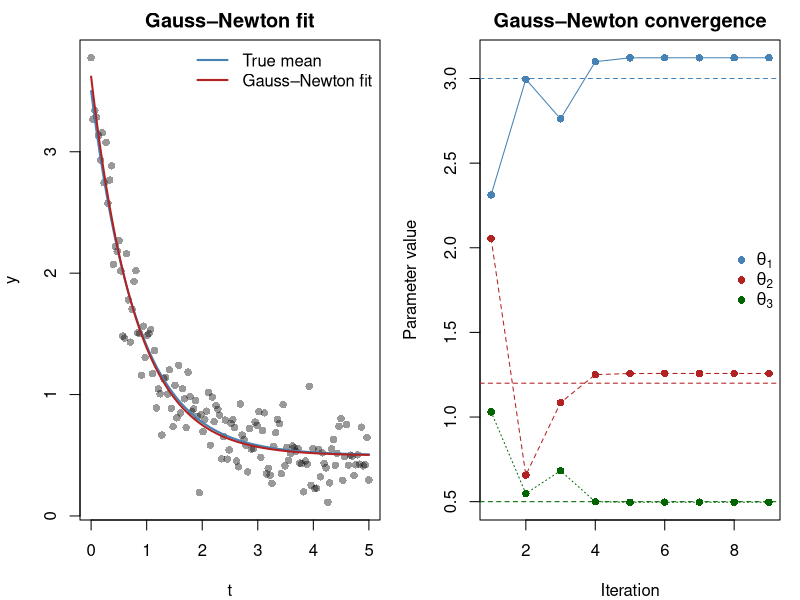

Write R code to recreate this figure.
## ===============================
## 1. Generate data
## ===============================

set.seed(42)

n <- 150
t <- seq(0, 5, length.out = n)

theta_true <- c(theta1 = 3, theta2 = 1.2, theta3 = 0.5)
sigma <- 0.2

mu <- theta_true[1] * exp(-theta_true[2] * t) + theta_true[3]
y  <- mu + rnorm(n, 0, sigma)

## ===============================
## 2. Model and residuals
## ===============================

model_mean <- function(theta, t) {
  theta[1] * exp(-theta[2] * t) + theta[3]
}

residuals_fn <- function(theta, y, t) {
  y - model_mean(theta, t)
}

## ===============================
## 3. Jacobian (key ingredient)
## ===============================

jacobian <- function(theta, t) {
  theta1 <- theta[1]
  theta2 <- theta[2]
  
  J <- cbind(
    exp(-theta2 * t),                # d mu / d theta1
    -theta1 * t * exp(-theta2 * t),  # d mu / d theta2
    rep(1, length(t))                # d mu / d theta3
  )
  
  J
}

## ===============================
## 4. Gauss–Newton optimizer
## ===============================

gauss_newton <- function(theta_init, y, t, tol = 1e-6, max_iter = 50) {
  
  theta <- theta_init
  history <- matrix(NA, nrow = max_iter, ncol = length(theta))
  
  for (k in 1:max_iter) {
    r <- residuals_fn(theta, y, t)
    J <- jacobian(theta, t)
    
    ## Normal equations: (J^T J) delta = J^T r
    step <- solve(t(J) %*% J, t(J) %*% r)
    
    theta_new <- theta + step
    history[k, ] <- theta_new
    
    if (max(abs(theta_new - theta)) < tol) {
      history <- history[1:k, , drop = FALSE]
      return(list(theta = theta_new,
                  history = history,
                  iter = k))
    }
    
    theta <- theta_new
  }
  
  stop("Gauss–Newton did not converge")
}

## ===============================
## 5. Run Gauss–Newton
## ===============================

theta_init <- c(1, 0.5, 0)   # deliberately rough start
fit <- gauss_newton(theta_init, y, t)

fit$theta
# Estimated parameters

## ===============================
## 6. Visualization
## ===============================

pdf("Images/gauss_newton_diagnostics.pdf", width = 10, height = 5)
par(mfrow = c(1, 2), mar = c(4, 4, 2, 1))

## (a) Fit vs data
t_grid <- seq(min(t), max(t), length.out = 400)

plot(t, y,
     pch = 16, col = rgb(0, 0, 0, 0.4),
     xlab = "t", ylab = "y",
     main = "Gauss–Newton fit")

lines(t_grid,
      model_mean(theta_true, t_grid),
      col = "steelblue", lwd = 2)

lines(t_grid,
      model_mean(fit$theta, t_grid),
      col = "firebrick", lwd = 2)

legend("topright",
       legend = c("True mean", "Gauss–Newton fit"),
       col = c("steelblue", "firebrick"),
       lwd = 2, bty = "n")

## (b) Parameter trajectories
matplot(fit$history, type = "o", pch = 16,
        col = c("steelblue", "firebrick", "darkgreen"),
        xlab = "Iteration", ylab = "Parameter value",
        main = "Gauss–Newton convergence")

abline(h = theta_true, col = c("steelblue", "firebrick", "darkgreen"),
       lty = 2)

legend("right",
       legend = expression(theta[1], theta[2], theta[3]),
       col = c("steelblue", "firebrick", "darkgreen"),
       pch = 16, bty = "n")
dev.off()
